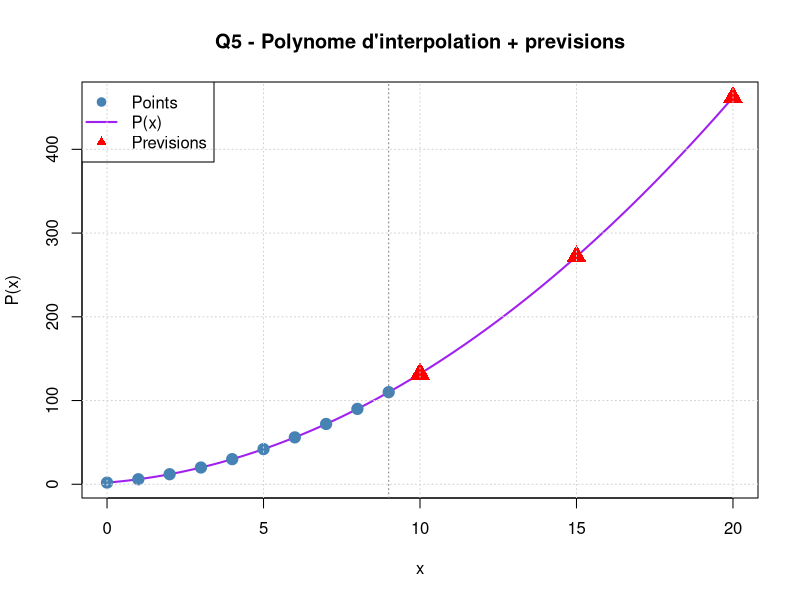

R code for this plot:

# Exercice 2 - Questions 4 & 5 : Differences divisees + polynome canonique

differences_divisees <- function(x, y) {
  n  <- length(x)
  dd <- matrix(0, nrow = n, ncol = n)
  dd[, 1] <- y
  for (j in 2:n)
    for (i in j:n)
      dd[i,j] <- (dd[i,j-1] - dd[i-1,j-1]) / (x[i] - x[i-j+1])
  return(dd)
}

coeff_newton <- function(x, y) round(diag(differences_divisees(x, y)), 2)

eval_newton <- function(c_n, x_noeuds, x_val) {
  sapply(x_val, function(xv) {
    res <- c_n[length(c_n)]
    for (k in (length(c_n)-1):1) res <- res * (xv - x_noeuds[k]) + c_n[k]
    res
  })
}

afficher_dd <- function(x, y) {
  dd  <- differences_divisees(x, y)
  n   <- length(x)
  tab <- as.data.frame(round(dd, 2))
  colnames(tab) <- paste0("Ordre_", 0:(n-1))
  rownames(tab) <- paste0("x", 0:(n-1), "=", x)
  cat("Tableau des differences divisees :\n")
  print(tab)
  cat("Coefficients de Newton (diagonale) :\n")
  print(round(diag(dd), 2))
}

newton_vers_canonique <- function(c_n, x_noeuds) {
  n   <- length(c_n)
  res <- rep(0, n)
  res[1] <- c_n[n]
  for (k in (n-1):1) {
    res_new <- rep(0, n)
    for (j in 1:(n-1)) res_new[j+1] <- res_new[j+1] + res[j]
    for (j in 1:n)     res_new[j]   <- res_new[j] - x_noeuds[k] * res[j]
    res_new[1] <- res_new[1] + c_n[k]
    res <- res_new
  }
  return(round(res, 2))
}

# Question 4 : exemple sur petit nuage
x_ex <- c(0, 1, 3, 4, 9)
y_ex <- c(47, 38, 36, 13, -4)
afficher_dd(x_ex, y_ex)

# Question 5 : nuage impose
x_data <- 0:9
y_data <- c(2, 6, 12, 20, 30, 42, 56, 72, 90, 110)
print(data.frame(x = x_data, y = y_data))
afficher_dd(x_data, y_data)

c_n   <- coeff_newton(x_data, y_data)
a_can <- newton_vers_canonique(c_n, x_data)
cat("Coefficients base canonique [a0, ..., a9] :\n") ; print(a_can)
cat("P(x) = x^2 + 3x + 2\n")

x_dense <- seq(0, 20, length.out = 500)
y_poly  <- eval_newton(c_n, x_data, x_dense)
plot(x_dense, y_poly, type = "l", col = "purple", lwd = 2,
     main = "Q5 - Polynome d'interpolation + previsions",
     xlab = "x", ylab = "P(x)", ylim = range(c(y_data, y_poly)))
points(x_data, y_data, pch = 19, col = "steelblue", cex = 1.5)
points(c(10,15,20), eval_newton(c_n, x_data, c(10,15,20)),
       pch = 17, col = "red", cex = 2)
abline(v = 9, lty = 3, col = "gray50")
legend("topleft", legend = c("Points", "P(x)", "Previsions"),
       col = c("steelblue","purple","red"),
       pch = c(19,NA,17), lty = c(NA,1,NA), lwd = 2)
grid()

cat("Previsions :\n")
for (xp in c(10, 15, 20))
  cat(sprintf("P(%d) = %.2f\n", xp, round(eval_newton(c_n, x_data, xp), 2)))
